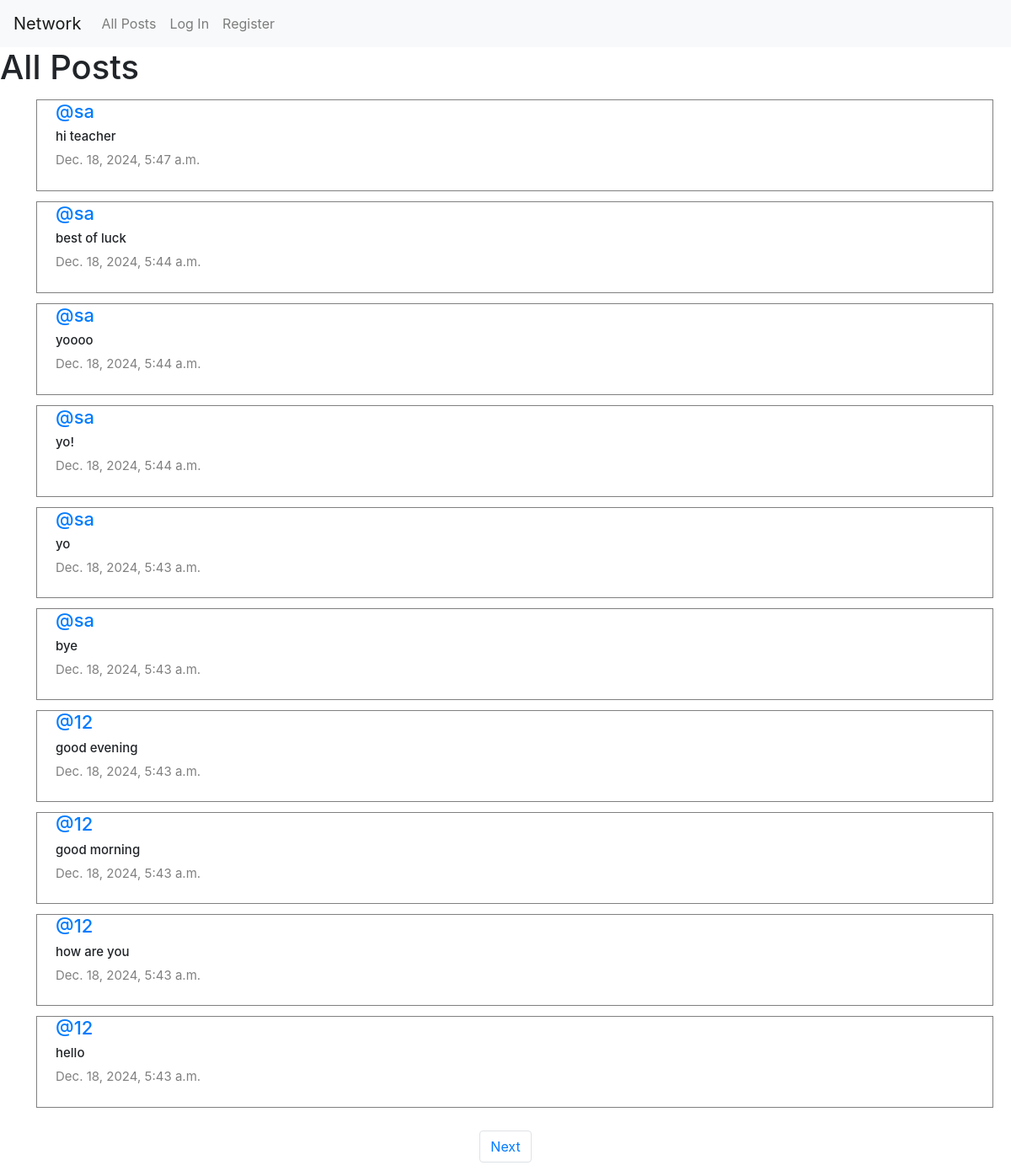
The page / on the database its author committed.
### network/models.py (models this page shows, shortened)
class Post(models.Model):
    content = models.CharField(max_length=140)
    user = models.ForeignKey(User, on_delete=models.CASCADE, related_name="author")
    date = models.DateTimeField(auto_now_add=True)

class User(AbstractUser):
    pass

### network/views.py (the view)
# urls.py: path("", views.index, name="index"),
def index(request):
    all_posts = Post.objects.all().order_by("id").reverse()
    paginator = Paginator(all_posts, 10)
    page_number = request.GET.get('page')
    posts_of_the_page = paginator.get_page(page_number)
    all_likes = Like.objects.all()
    who_you_liked = []
    try:
        for like in all_likes:
            if like.user.id == request.user.id:
                who_you_liked.append(like.post.id)
    except:
        who_you_liked = []
    return render(request, "network/index.html", {
        "allPosts": all_posts,
        "posts_of_the_page": posts_of_the_page,
        "whoYouLiked": who_you_liked
    })

### network/templates/network/index.html (shortened to what this page needs)
{% extends "network/layout.html" %}
{% block body %}
<h1>All Posts</h1>
<div class="all-posts">
    {% for post in posts_of_the_page %}
        <div class="row post">
            <h5 class="username">
                <a href="{% url 'profile' user_id=post.user.id %}">@{{ post.user }}</a>
            </h5>
            <h6 class="content" id="content_{{ post.id }}">{{ post.content }}</h6>
            <p class="date">{{ post.date }}</p>
        </div>
    {% endfor %}
</div>
<nav aria-label="Page navigation example">
    <ul class="pagination d-flex justify-content-center">
        {% if posts_of_the_page.has_next %}
            <li class="page-item">
                <a class="page-link" href="?page={{ posts_of_the_page.next_page_number }}">Next</a>
            </li>
        {% endif %}
    </ul>
</nav>
{% endblock %}

### network/static/network/styles.css (style rules this page uses)
.all-posts { display: flex; justify-content: flex-start; flex-direction: column; margin: 20px 21px 28px 28px solid black; padding-left: 22px; margin-bottom: 21px; }
.post { border: 0.1px solid gray; display: flex; justify-content: center; flex-direction: column; box-sizing: border-box; padding-left: 22px; margin: 6px 21px; }
.content { font-size: 15px; }
.username { font-size: 22px; }
.date { color:gray; font-size: 15px; }

### rows shown on the page
Post: user "sa", content "hi teacher", date "Dec. 18, 2024, 5:47 a.m."
Post: user "sa", content "best of luck", date "Dec. 18, 2024, 5:44 a.m."
Post: user "sa", content "yoooo", date "Dec. 18, 2024, 5:44 a.m."
Post: user "sa", content "yo!", date "Dec. 18, 2024, 5:44 a.m."
Post: user "sa", content "yo", date "Dec. 18, 2024, 5:43 a.m."
Post: user "sa", content "bye", date "Dec. 18, 2024, 5:43 a.m."
Post: user "12", content "good evening", date "Dec. 18, 2024, 5:43 a.m."
Post: user "12", content "good morning", date "Dec. 18, 2024, 5:43 a.m."
Post: user "12", content "how are you", date "Dec. 18, 2024, 5:43 a.m."
Post: user "12", content "hello", date "Dec. 18, 2024, 5:43 a.m."
